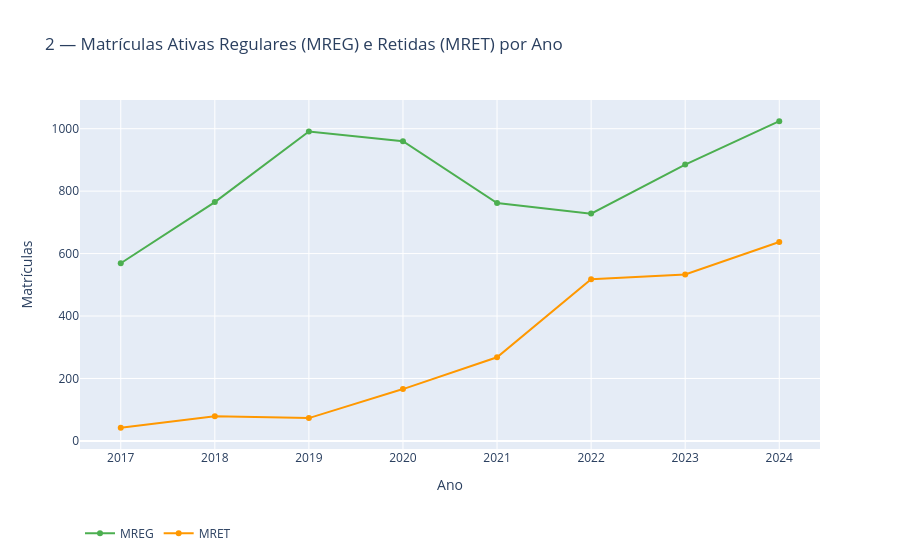

This figure's notebook cell:
### Code cell
# Gráfico 2: Evolução de MREG e MRET por ano
# MREG = matrículas ativas regulares (Em fluxo + Ingressantes)
# MRET = matrículas ativas retidas (além do prazo previsto)
# São contagens absolutas, por isso coloquei em gráfico separado dos indicadores

matr_ativas_longo = ind_ano.melt(
    id_vars="Ano",
    value_vars=["MREG", "MRET"],
    var_name="Tipo",
    value_name="Matrículas",
)

fig_g2 = px.line(
    matr_ativas_longo,
    x="Ano",
    y="Matrículas",
    color="Tipo",
    markers=True,
    color_discrete_map={"MREG": "#4CAF50", "MRET": "#FF9800"},
    title="2 — Matrículas Ativas Regulares (MREG) e Retidas (MRET) por Ano",
    labels={"Tipo": ""},
)
fig_g2.update_xaxes(tickmode="linear", dtick=1)
fig_g2.update_layout(hovermode="x unified", legend=dict(orientation="h", y=-0.2))
fig_g2.show()

### Figure 1 — Plotly figure (JSON) as saved in the notebook; plotly's stock layout.template omitted (floating-point values rounded to 4 significant figures)
{"data": [{"hovertemplate": "=MREG<br>Ano=%{x}<br>Matrículas=%{y}<extra></extra>", "legendgroup": "MREG", "line": {"color": "#4CAF50", "dash": "solid"}, "marker": {"symbol": "circle"}, "mode": "lines+markers", "name": "MREG", "orientation": "v", "showlegend": true, "type": "scatter", "x": [2017, 2018, 2019, 2020, 2021, 2022, 2023, 2024], "xaxis": "x", "y": [569, 765, 991, 960, 762, 728, 885, 1024], "yaxis": "y"}, {"hovertemplate": "=MRET<br>Ano=%{x}<br>Matrículas=%{y}<extra></extra>", "legendgroup": "MRET", "line": {"color": "#FF9800", "dash": "solid"}, "marker": {"symbol": "circle"}, "mode": "lines+markers", "name": "MRET", "orientation": "v", "showlegend": true, "type": "scatter", "x": [2017, 2018, 2019, 2020, 2021, 2022, 2023, 2024], "xaxis": "x", "y": [42, 79, 73, 166, 268, 518, 533, 637], "yaxis": "y"}], "layout": {"hovermode": "x unified", "legend": {"orientation": "h", "title": {"text": ""}, "tracegroupgap": 0, "y": -0.2}, "title": {"text": "2 — Matrículas Ativas Regulares (MREG) e Retidas (MRET) por Ano"}, "xaxis": {"anchor": "y", "domain": [0, 1], "dtick": 1, "tickmode": "linear", "title": {"text": "Ano"}}, "yaxis": {"anchor": "x", "domain": [0, 1], "title": {"text": "Matrículas"}}}}
